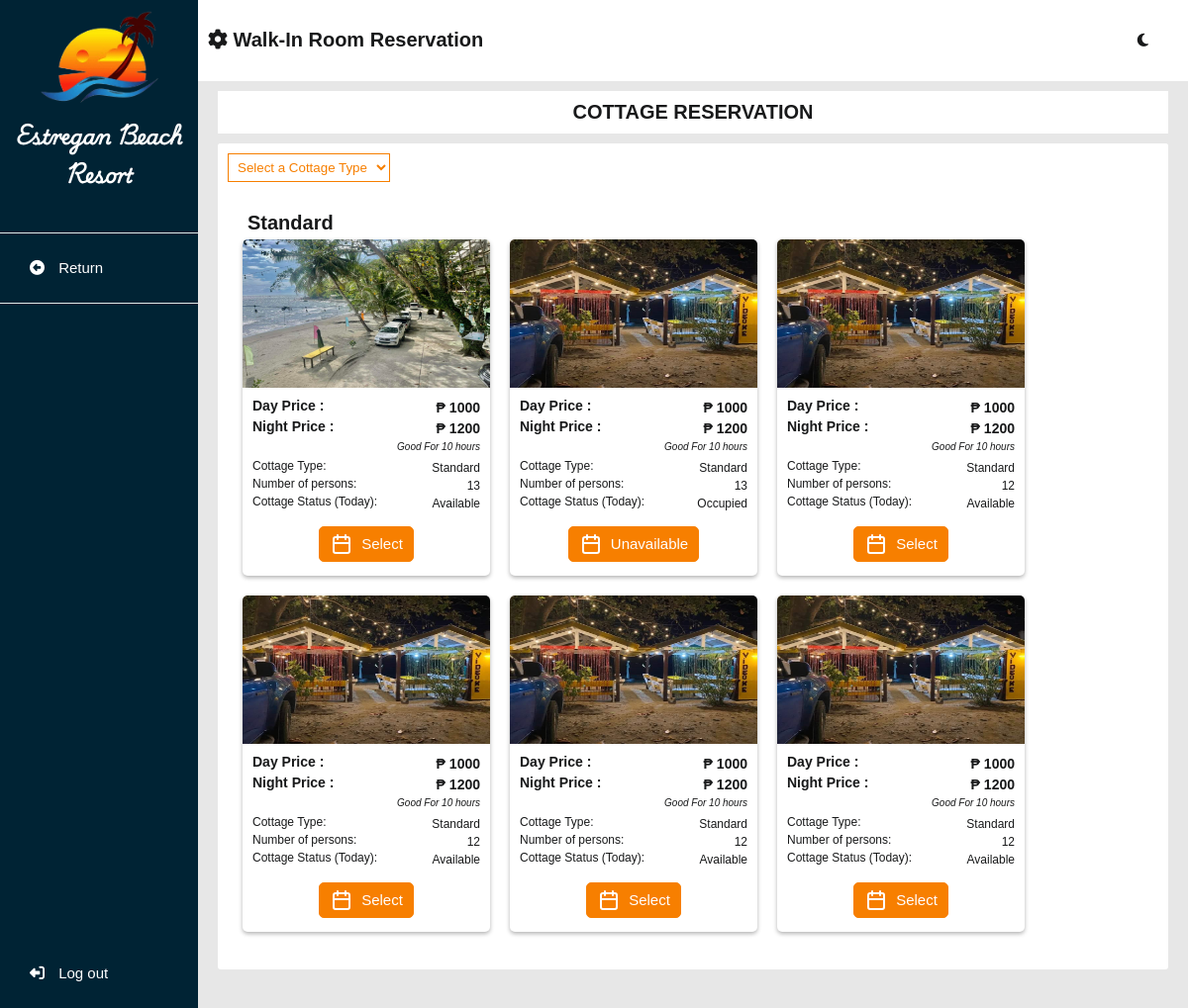
The app's page /admin/add_reservation_cottage.php (signed in) with its own data.
### tables this page shows
CREATE TABLE `cottage_tbl` (
  `cottage_id` int(11) NOT NULL,
  `cottage_status` varchar(255) NOT NULL,
  `cottage_number` bigint(255) NOT NULL,
  `cottage_type` varchar(255) NOT NULL,
  `number_of_person` int(255) NOT NULL,
  `day_price` bigint(255) NOT NULL,
  `night_price` bigint(255) NOT NULL,
  `cottage_photo` varchar(255) NOT NULL
);

### admin/add_reservation_cottage.php (the view, shortened to what this page needs)
<?php
include('db_connect.php');
?>
<!DOCTYPE html>
<html lang="en">
<head>
    <?php
    include 'assets.php'
    ?>
    <link rel="stylesheet" type="text/css" href="css/main.css?v=<?php echo time(); ?>">
    <link rel="stylesheet" type="text/css" href="css/sidenav2.css?v=<?php echo time(); ?>">
    <link rel="stylesheet" type="text/css" href="css/walkInReservation.css?v=<?php echo time(); ?>">
</head>
<body>
    <main>
        <section class="side-nav">
            <div class="menu-container">
                <div class="logo-container">
                    <img src="../system_images/suntree.png" alt="">
                    <label for="">Estregan Beach Resort</label>
                </div>
                <div class="menu">
                    <div class="item"><a href="dashboardCottageReservation.php"><i
                                class="fa-regular fa-circle-left"></i>
                            Return</a>
                    </div>
                </div>
            </div>
            <?php
            include 'logoutbtn.php'
            ?>
        </section>
        <section class="middle-container">
            <div class="header-container">
                <div class="title-head">
                    <label for=""><i class="fa-solid fa-gear"></i> Walk-in Room Reservation</label>
                </div>
                <?php include 'icon-container.php' ?>
            </div>
            <div class="center-container">
                <div class="rooms-base-container">
                    <div class="container-header">
                        <label for="">Cottage reservation</label>
                    </div>
                    <div class="rooms-container">
                        <div class="category-container">
                            <div class="select-container">
                                <div class=" custom-select-pc">
                                    <?php
                                    $sql = "SELECT DISTINCT cottage_type_name FROM cottage_type_tbl";
                                    $result = $con->query($sql);
                                    $selectBox = "<select name='cottage_type' id='cottageTypeSelect' onchange='filterCottages()'>";
                                    $selectBox .= "<option disabled selected value=''>Select a Cottage Type</option>";
                                    if ($result->num_rows > 0) {
                                        while ($row = $result->fetch_assoc()) {
                                            $cottageType = ucwords(strtolower($row["cottage_type_name"]));
                                            $selectBox .= "<option value='" . $cottageType . "'>" . $cottageType . "</option>";
                                        }
                                    } else {
                                        $selectBox .= "<option value=''>No cottage types found.</option>";
                                    }
                                    $selectBox .= "</select>";
                                    echo $selectBox;
                                    ?>
                                </div>
                            </div>
                        </div>
                        <div class="rooms-holder">
                            <?php
                            $cottageTypesQuery = "SELECT DISTINCT cottage_type_name FROM cottage_type_tbl";
                            $cottageTypesResult = mysqli_query($con, $cottageTypesQuery);
                            while ($typeRow = mysqli_fetch_assoc($cottageTypesResult)) {
                                $cottage_type = $typeRow['cottage_type_name'];
                                $cottage_type_id = strtolower(str_replace(' ', '-', $cottage_type));
                                echo "<div class='title-head' id='{$cottage_type_id}'>";
                                echo "<label>$cottage_type</label>";
                                echo '</div>';
                                echo '<div class="room-first-container">';
                                $fetchdata = "SELECT * FROM cottage_tbl WHERE cottage_type = '$cottage_type'";
                                $result = mysqli_query($con, $fetchdata);
                                while ($row = mysqli_fetch_assoc($result)) {
                                    $id = $row['cottage_id'];
                                    $cottageNumber = $row['cottage_number'];
                                    $cottageType = $row['cottage_type'];
                                    $day_price = $row['day_price'];
                                    $night_price = $row['night_price'];
                                    $noPersons = $row['number_of_person'];
                                    $photo = $row['cottage_photo'];
                                    $statusQuery = "SELECT reserve_status FROM reserve_cottage_tbl WHERE cottage_number = '$cottageNumber' AND reserve_status IN ('checkedIn')";
                                    $statusResult = mysqli_query($con, $statusQuery);
                                    $cottageStatusToday = mysqli_num_rows($statusResult) > 0 ? 'Occupied' : 'Available';
                            ?>
                                    <div class="rooms">
                                        <img src="<?php echo $photo ?>" alt="">
                                        <div class="info-container">
                                            <div class="room-details"><label for="bold-text">Day Price : </label>
                                                <p for="bold-text">₱ <?php echo $day_price ?></p>
                                            </div>
                                            <div class="room-details"><label for="bold-text">Night Price : </label>
                                                <p for="bold-text">₱ <?php echo $night_price ?></p>
                                            </div>
                                            <div class="room-details" id="good-for">
                                                <p><em>Good For 10 hours</em></p>
                                            </div>
                                            <div class="room-details"><label for="">Cottage Type: </label>
                                                <p><?php echo $cottageType ?></p>
                                            </div>
                                            <div class="room-details"><label for="">Number of persons: </label>
                                                <p> <?php echo $noPersons ?></p>
                                            </div>
                                            <div class="room-details">
                                                <label>Cottage Status (Today): </label>
                                                <p><?php echo $cottageStatusToday; ?></p>
                                            </div>
                                        </div>
                                        <div class="button-container">
                                            <?php if ($cottageStatusToday === 'Occupied') { ?>
                                                <a href="javascript:void(0);" style="cursor: not-allowed;">
                                                    <button class="button" disabled style="cursor: not-allowed;">
                                                        <svg xmlns="http://www.w3.org/2000/svg" width="24" viewBox="0 0 24 24" height="24" fill="none" class="svg-icon">
                                                            <g stroke-width="2" stroke-linecap="round" stroke="#fff">
                                                                <rect y="5" x="4" width="16" rx="2" height="16"></rect>
                                                                <path d="m8 3v4"></path>
                                                                <path d="m16 3v4"></path>
                                                                <path d="m4 11h16"></path>
                                                            </g>
                                                        </svg>
                                                        <span class="label">Unavailable</span>
                                                    </button>
                                                </a>
                                            <?php } else { ?>
                                                <a href="add_reservation_cottage2.php?manage_id=<?php echo $id; ?>" name="book_now">
                                                    <button class="button">
                                                        <svg xmlns="http://www.w3.org/2000/svg" width="24" viewBox="0 0 24 24" height="24" fill="none" class="svg-icon">
                                                            <g stroke-width="2" stroke-linecap="round" stroke="#fff">
                                                                <rect y="5" x="4" width="16" rx="2" height="16"></rect>
                                                                <path d="m8 3v4"></path>
                                                                <path d="m16 3v4"></path>
                                                                <path d="m4 11h16"></path>
                                                            </g>
                                                        </svg>
                                                        <span class="label">Select</span>
                                                    </button>
                                                </a>
                                            <?php } ?>
                                        </div>
                                    </div>
                            <?php
                                }
                                echo '</div>';
                            }
                            ?>
                        </div>
                    </div>
                </div>
            </div>
        </section>
    </main>
</body>
</html>

### admin/css/header.css (style rules this page uses)
* { margin: 0; font-family: 'Trebuchet MS', 'Lucida Sans Unicode', 'Lucida Grande', 'Lucida Sans', Arial, sans-serif; box-sizing: none; }
button { cursor: pointer; }

### admin/css/main.css (style rules this page uses)
* { margin: 0; font-family: 'Trebuchet MS', 'Lucida Sans Unicode', 'Lucida Grande', 'Lucida Sans', Arial, sans-serif; }
body { background-color: var(--first-color2); }
button { cursor: pointer; }
a { cursor: pointer; }
:root { --first-color: white; --first-color2: #E7E7E7; --second-color: #EAE2B7; --fourth-color: #F77F00; --seventh-color: #18191A; --seventh-color2: #e0e0e0; --seventh-color3: #e0e0e0; --select-color: #F77F00; --select-color2: #cd6a00; --booknow-text: #ffffff; --booknow-text2: #242526; --booknow-border: #F77F00; --reservation-titleborder: #18191A; --box-shadow: #b4b4b4; --after-input: #effaff; --water-border: #EAE2B7; --water-color: #0d2cc5; --pure-white: white; --third-color: #FCBF49; --fifth-color: #D62828; --sixth-color: #00527e; --seventh-color4: #757575; --eight-color: #002334; --eight-color2: #001824; --reservation-title: #18191A; --reservation-text: white; --gray-button: rgba(220, 220, 220, 0.849); font-size: 62.5%; --tdeven-color: #0023340c; --proceed-color: white; --proceed-bgcolor: #00527e; --cancel-color: white; --cancel-bgcolor: #D62828; --fixed-color: #effaff; --graph-title-color: #777; --legend-text-color: #777; --tooltip-bg-color: #333333; --tooltip-title-color: #ffffff; --tooltip-body-color: #ffffff; --axis-title-color: #777; --axis-ticks-color: #777; }
p { color: var(--seventh-color); font-size: 1.5rem; text-align: justify; line-height: 1.5; }
.center-container { animation: transitionIn 0.5s; }

### admin/css/sidenav2.css (style rules this page uses)
main { width: 100%; display: flex; flex-direction: row; }
.side-nav { height: 100vh; width: 20%; background-color: var(--eight-color); display: flex; flex-direction: column; justify-content: space-between; overflow-y: scroll; }
.menu-container { display: flex; flex-direction: column; align-items: center; }
.logo-container { display: flex; flex-direction: column; align-items: center; margin: 10px 0; }
.logo-container img { width: 120px; margin-bottom: 10px; }
.logo-container label { color: var(--pure-white); font-size: 2rem; font-weight: bold; font-family: estregan; width: 200px; flex-wrap: wrap; text-align: center; }
.menu { width: 100%; margin-top: 30px; }
.menu .item { position: relative; cursor: pointer; }
.menu .item a { font-size: 1.5rem; text-decoration: none; display: block; padding: 5px 30px; line-height: 60px; color: var(--pure-white); border: 1px solid var(--first-color2); border-right: none; border-left: none; }
.menu .item i { margin-right: 10px; }
.middle-container { width: 100%; display: flex; flex-direction: column; }
.header-container { width: 100%; height: 8vh; background-color: var(--first-color); display: flex; justify-content: space-between; align-items: center; }
.title-head { display: flex; align-items: center; margin-left: 20px; }
.title-head label { font-size: 2rem; font-weight: bold; color: var(--seventh-color); text-transform: capitalize; }
.center-container { width: 100%; background-color: var(--first-color2); height: 92vh; overflow-y: scroll; }

### records on screen
cottage_tbl: cottage_photo (picture), day_price "1000", night_price "1200", cottage_type "Standard", number_of_person "13", cottageStatusToday "Available"
cottage_tbl: cottage_photo (picture), day_price "1000", night_price "1200", cottage_type "Standard", number_of_person "13", cottageStatusToday "Occupied", shows "Unavailable"
cottage_tbl: cottage_photo (picture), day_price "1000", night_price "1200", cottage_type "Standard", number_of_person "12", cottageStatusToday "Available"
cottage_tbl: cottage_photo (picture), day_price "1000", night_price "1200", cottage_type "Standard", number_of_person "12", cottageStatusToday "Available"
cottage_tbl: cottage_photo (picture), day_price "1000", night_price "1200", cottage_type "Standard", number_of_person "12", cottageStatusToday "Available"
cottage_tbl: cottage_photo (picture), day_price "1000", night_price "1200", cottage_type "Standard", number_of_person "12", cottageStatusToday "Available"

### other values on screen
$cottage_type "Standard"
